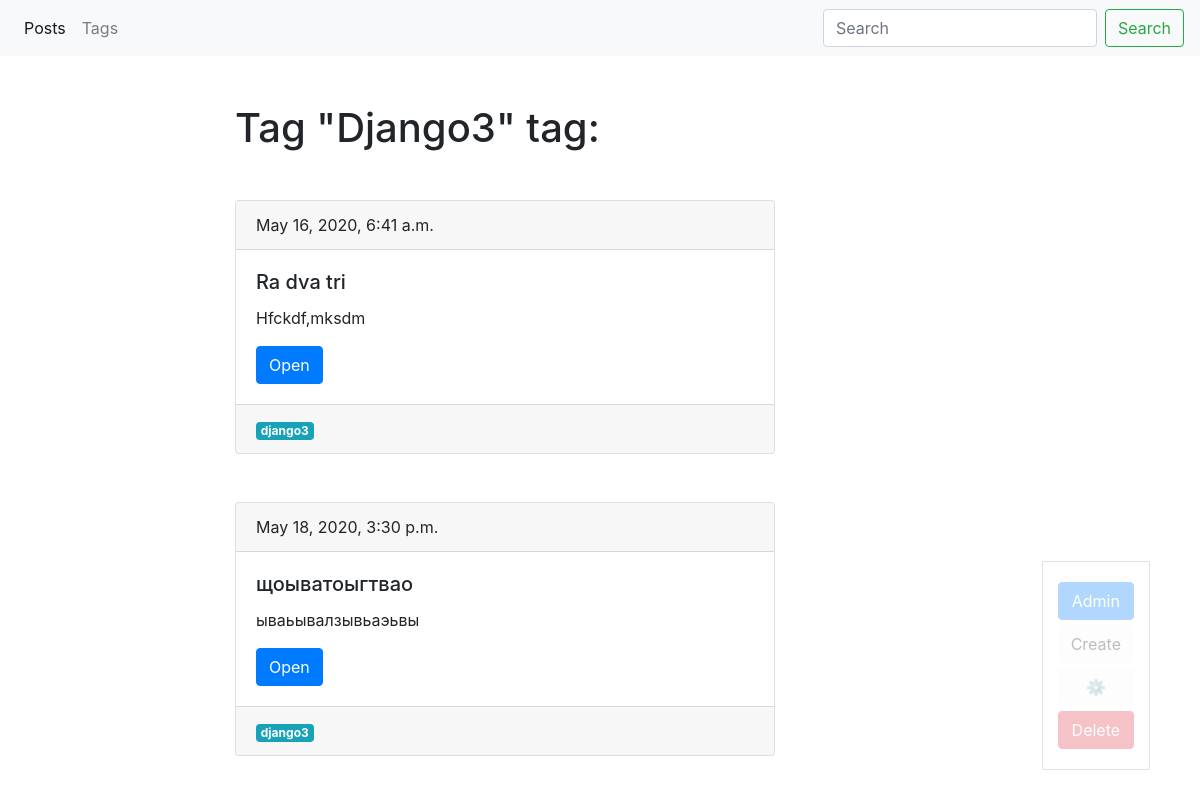
/blog/tag/django3/, run on an earlier commit of the app's database.
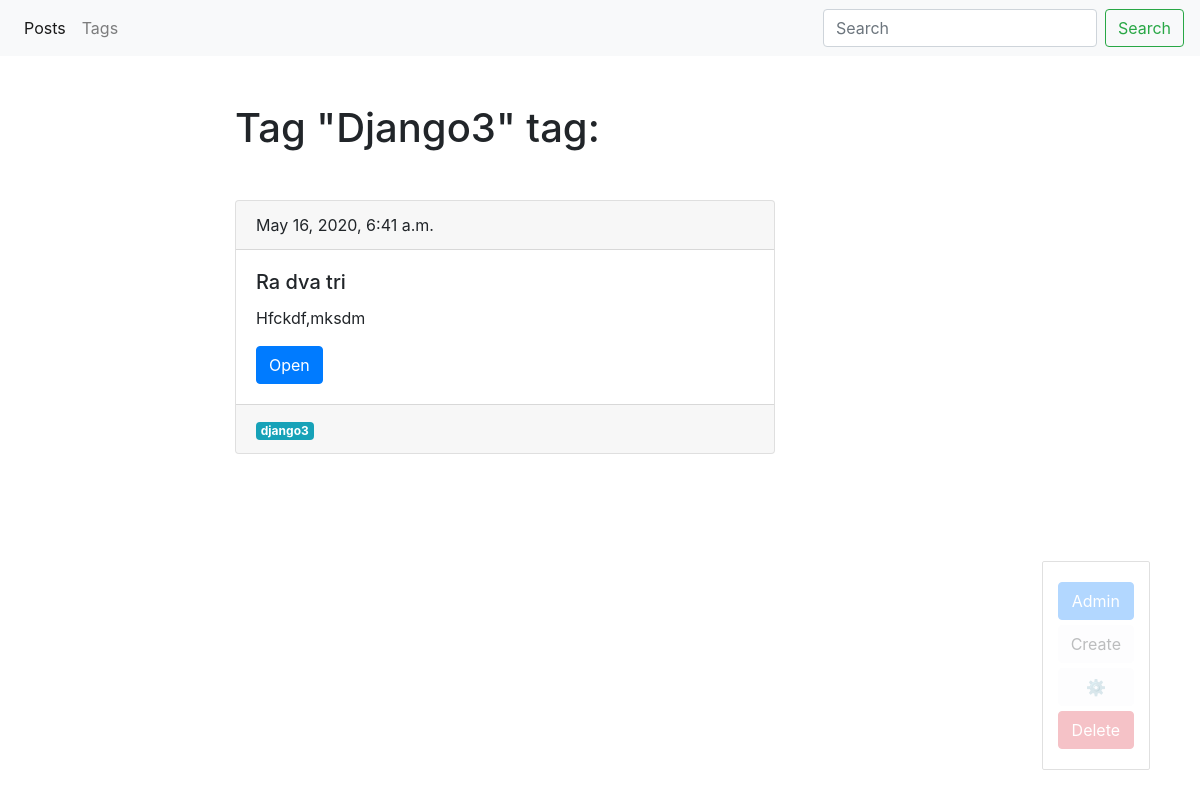
And on a later commit of the database.
### blog/models.py (models this page shows, shortened)
class Tag(models.Model):
    title = models.CharField(max_length=50)
    slug = models.SlugField(blank=True, max_length=50, unique=True)
    def get_absolute_url(self):
        return reverse('tag_detail_url', kwargs={'slug': self.slug})
    def get_update_url(self):
        return reverse('tag_update_url', kwargs={'slug': self.slug})
    def get_delete_url(self):
        return reverse('tag_delete_url', kwargs={'slug': self.slug})

class Post(models.Model):
    title = models.CharField(max_length=150, db_index=True)
    slug = models.SlugField(max_length=150, blank=True, unique=True)
    body = models.TextField(db_index=True)
    tags = models.ManyToManyField('Tag', blank=True, related_name='posts')
    date_pub = models.DateTimeField(auto_now_add=True)
    def get_absolute_url(self):
        return reverse('post_detail_url', kwargs={'slug': self.slug})

### blog/views.py (the view)
# urls.py: path('tag/<str:slug>/', TagDetail.as_view(), name='tag_detail_url'),
class TagDetail(ObjectDetailMixin, View):
    model = Tag
    template = 'blog/tag_detail.html'

### blog/utils.py (called while the page is built)
    def get(self, request, slug):
        obj = get_object_or_404(self.model, slug__iexact=slug)
        return render(request, self.template, context={self.model.__name__.lower(): obj,
                                                       'admin_object': obj,
                                                       'detail': True})

### blog/templates/blog/tag_detail.html (shortened to what this page needs)
{% extends 'blog/base_blog.html' %}
{% block content %}
    <h1 class="mb-5">Tag "{{ tag.title|title }}" tag:</h1>
    {% for post in tag.posts.all %}
        {% include 'blog/includes/post_card_template.html' %}
    {% endfor %}
{% endblock %}

### blog/templates/blog/base_blog.html
{% extends 'base.html' %}
{% block admin-panel %}
    <a href="{% url 'post_create_url' %}" class="btn btn-light">Create</a>
    <a href="{{ admin_object.get_update_url }}" class="btn btn-light edit" style="
            {% if detail %}
                display:block;
            {% endif %}">⚙</a>
    <a href="{{ admin_object.get_delete_url }}" class="btn btn-danger delete" style="
            {% if detail %}
                display:block;
            {% endif %} " >Delete</a>
{% endblock %}

### templates/base.html (shortened to what this page needs)
{% load static %}
<!doctype html>
<html lang="en">
<head>
    <link rel="stylesheet" href="https://stackpath.bootstrapcdn.com/bootstrap/4.5.0/css/bootstrap.min.css"
>
    <link rel="stylesheet" href="{% static 'css/styles.css' %}">
</head>
<body>
<nav class="navbar navbar-expand-lg navbar-light bg-light">
    <div class="collapse navbar-collapse" id="navbarSupportedContent">
        <ul class="navbar-nav mr-auto">
            <li class="nav-item active">
                <a class="nav-link" href="{% url 'posts_list_url' %}">Posts<span class="sr-only">(current)</span></a>
            </li>
            <li class="nav-item">
                <a class="nav-link" href="{% url 'tags_list_url' %}">Tags</a>
            </li>
        </ul>
        <form class="form-inline my-2 my-lg-0">
            <input class="form-control mr-sm-2" type="search" placeholder="Search" aria-label="Search">
            <button class="btn btn-outline-success my-2 my-sm-0" type="submit">Search</button>
        </form>
    </div>
</nav>
<div class="container mt-5">
    <div class="row">
        <div class="col-6 offset-md-2">
            {% block content %}{% endblock %}
        </div>
    </div>
</div>
<div class="admin-panel align-items-center">
    <a class="btn btn-primary" href="/admin">Admin</a>
    {% block admin-panel %}
    {% endblock %}
</div>
</body>
</html>

### blog/templates/blog/includes/post_card_template.html
<div class="card mb-5">
    <div class="card-header">
        {{ post.date_pub }}
    </div>
    <div class="card-body">
        <h5 class="card-title">{{ post.title }}</h5>
        <p class="card-text">{{ post.body|truncatewords:15 }}</p>
        <a href="{{ post.get_absolute_url }}" class="btn btn-primary">Open</a>
    </div>
    <div class="card-footer text-muted">
        {% for tag in post.tags.all  %}
            <a href="{{ tag.get_absolute_url }}" class="badge badge-info">{{ tag.title }}</a>
        {% endfor %}
    </div>
</div>

### static/css/styles.css (style rules this page uses)
.admin-panel { border: 1px solid #999; border-radius: 2px; position: fixed; right: 50px; bottom: 30px; opacity: 0.3; padding: 15px; }
.admin-panel a { display: block; margin: 5px 0px; }
a.edit , a.delete { display: none ; }

What changed in the data, as far as the page shows it:
removed Post: date_pub "May 18, 2020, 3:30 p.m.", title "щоыватоыгтвао", body "ываьывалзывьаэьвы", Tag (title "django3")
